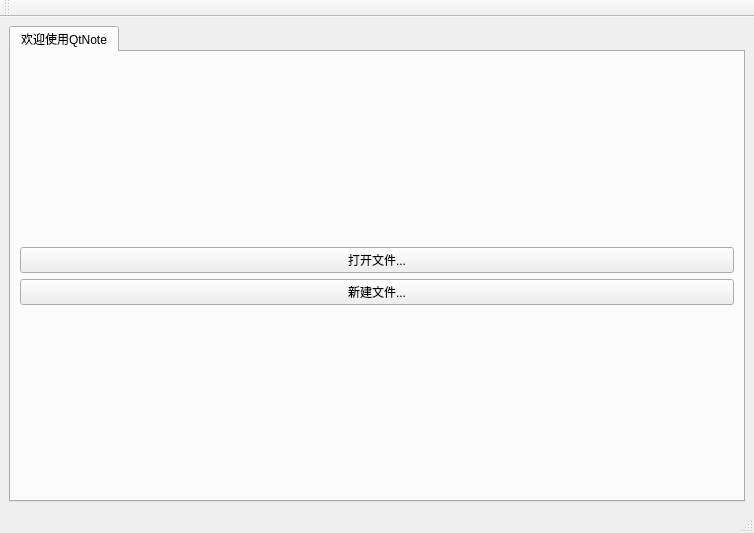
<?xml version="1.0" encoding="UTF-8"?>
<ui version="4.0">
 <class>MainWindow</class>
 <widget class="QMainWindow" name="MainWindow">
  <property name="geometry">
   <rect>
    <x>0</x>
    <y>0</y>
    <width>754</width>
    <height>533</height>
   </rect>
  </property>
  <property name="windowTitle">
   <string>MainWindow</string>
  </property>
  <widget class="QWidget" name="centralwidget">
   <layout class="QVBoxLayout" name="verticalLayout_2">
    <item>
     <layout class="QVBoxLayout" name="verticalLayout">
      <item>
       <widget class="QTabWidget" name="tabWidget">
        <widget class="QWidget" name="Tab">
         <attribute name="title">
          <string>欢迎使用QtNote</string>
         </attribute>
         <layout class="QGridLayout" name="gridLayout_2">
          <item row="0" column="0">
           <layout class="QGridLayout" name="gridLayout">
            <item row="0" column="0">
             <widget class="QPushButton" name="pushButton_OpenFile">
              <property name="text">
               <string>打开文件...</string>
              </property>
             </widget>
            </item>
            <item row="1" column="0">
             <widget class="QPushButton" name="pushButton_NewFile">
              <property name="text">
               <string>新建文件...</string>
              </property>
             </widget>
            </item>
           </layout>
          </item>
         </layout>
        </widget>
       </widget>
      </item>
     </layout>
    </item>
   </layout>
  </widget>
  <widget class="QMenuBar" name="menubar">
   <property name="geometry">
    <rect>
     <x>0</x>
     <y>0</y>
     <width>754</width>
     <height>25</height>
    </rect>
   </property>
  </widget>
  <widget class="QStatusBar" name="statusbar"/>
  <widget class="QToolBar" name="toolBar">
   <property name="windowTitle">
    <string>toolBar</string>
   </property>
   <attribute name="toolBarArea">
    <enum>TopToolBarArea</enum>
   </attribute>
   <attribute name="toolBarBreak">
    <bool>false</bool>
   </attribute>
  </widget>
 </widget>
 <resources/>
 <connections/>
</ui>
